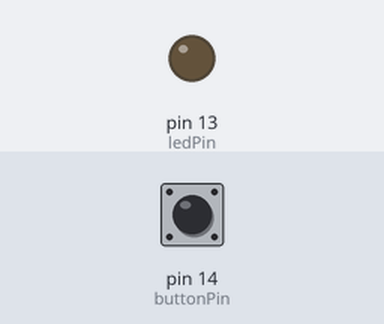
A sketch run on a simulated Arduino Uno, built with avr-gcc and run on an emulated ATmega328P. Parts: output pins drawn as LEDs (lit = HIGH). The inputs (shaded band) are chosen by the test bench; at power-on: pin 14 (buttonPin) LOW. What the sketch prints to the serial monitor is not drawn.

Above: at 1.2 s.
1.3 s: pin 14 (buttonPin) pulled HIGH for 0.15 s
At 1.7 s:
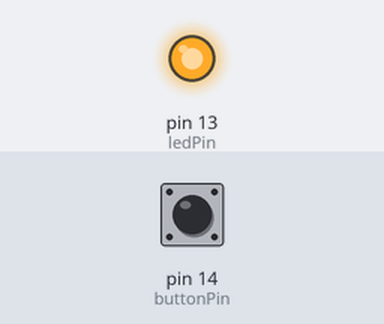
3.3 s: pin 14 (buttonPin) pulled HIGH for 3.2 s
At 7.9 s:
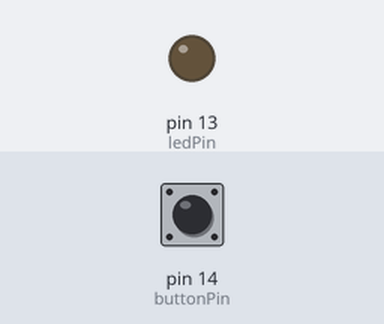
Timing chart, 0 to 9.4 s (numbered marks = the images above; inputs shaded):
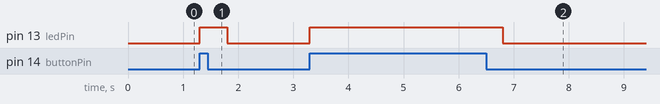

Measured:
- after the input at 1.3 s, pin 13 (ledPin): LOW → HIGH at once, → LOW 0.50 s later
- after the input at 3.3 s, pin 13 (ledPin): LOW → HIGH at once, → LOW 3.5 s later

The sketch:

RXundTX.ino
```cpp
#include<SoftwareSerial.h>

int ledPin =   13;

int buttonPin = 14;
int buttonState = 0;
int data;
void setup() {
  // put your setup code here, to run once:
pinMode(ledPin, OUTPUT);
pinMode(buttonPin, INPUT);

 Serial.begin(9600);
 digitalWrite(ledPin, HIGH);

 Serial.print("COM4");
 Serial.println("TEST");
}

void loop() {

  /**
   *

  buttonState = digitalRead(buttonPin);

  if(buttonState == HIGH){
   // digitalWrite(ledPin, HIGH);
   Serial.println(10);
     delay(500);

    //Serial.write(33);
    data = Serial.read(); //Read the serial data and store it
    Serial.println(data);


  } else {
    //digitalWrite(ledPin, LOW);
  }

 */

 buttonState = digitalRead(buttonPin);

  if(buttonState == HIGH){
    digitalWrite(ledPin, HIGH);

    Serial.write(123);

    delay(500);
  }
    else {
    digitalWrite(ledPin, LOW);
  }

}
```
